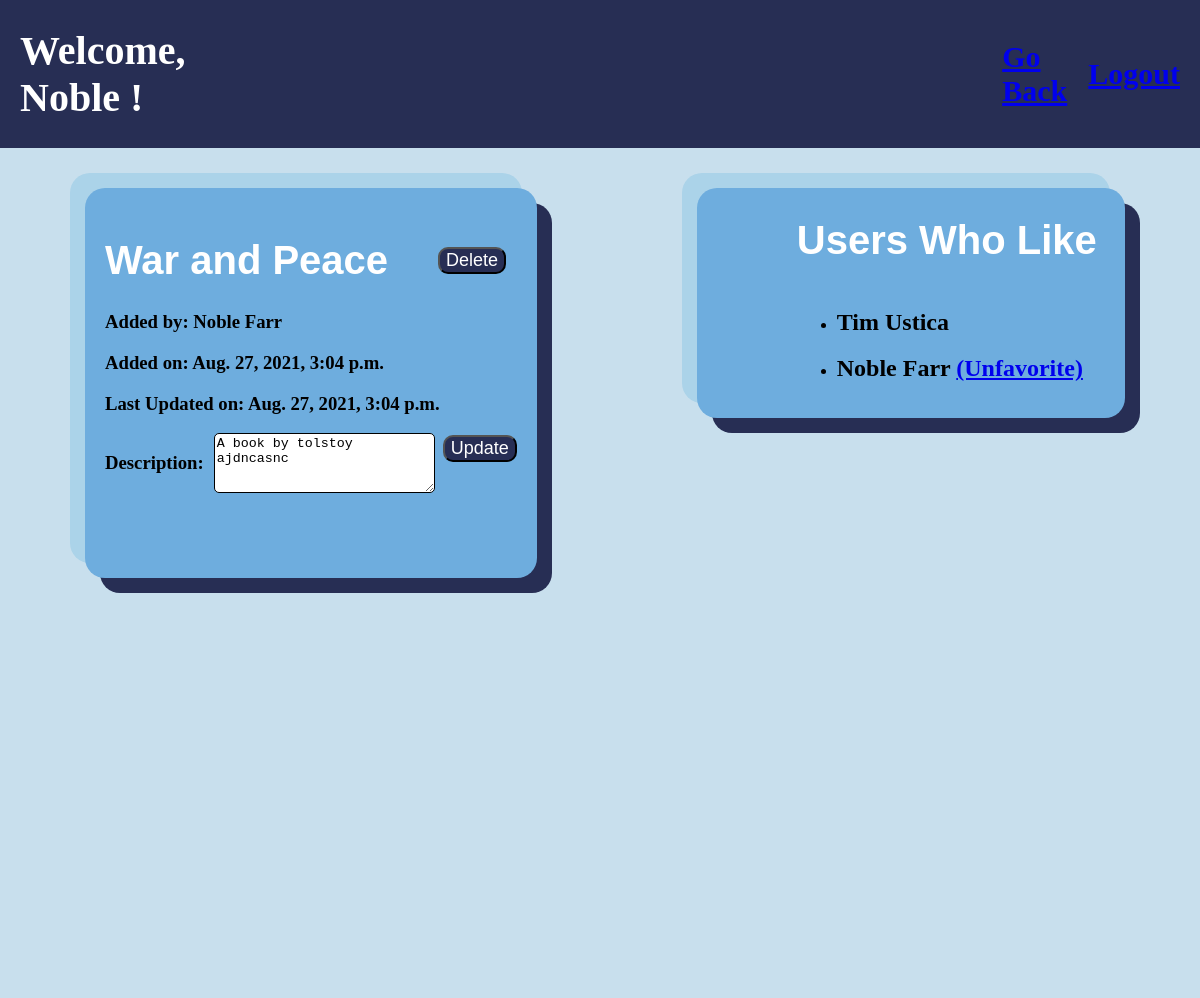
Page /book_page/19 (signed in) on the earlier database version.
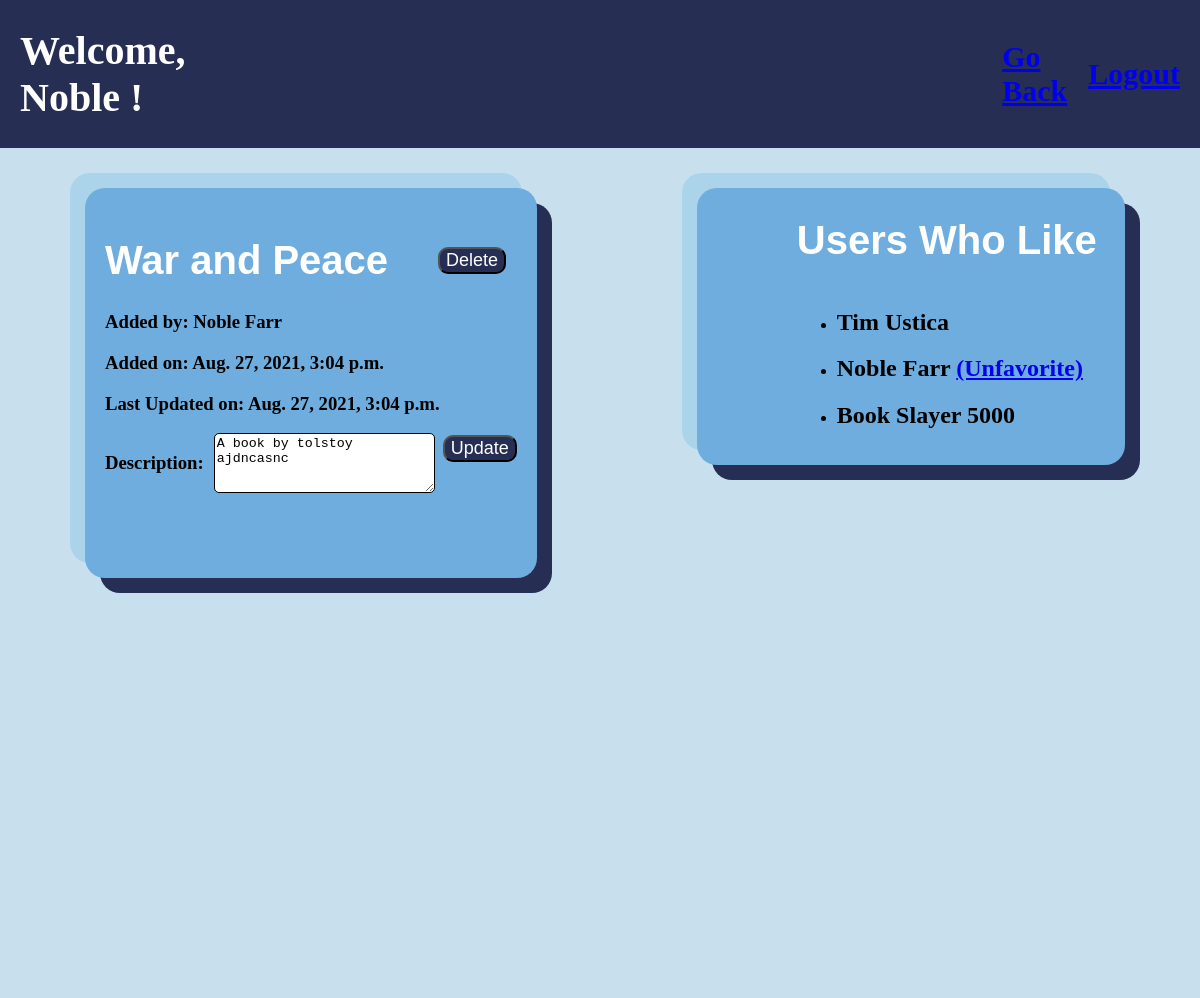
Same page on the later database version.
### books/models.py (models this page shows)
class User(models.Model):
    first_name = models.CharField(max_length=255)
    last_name = models.CharField(max_length=255)
    email = models.CharField(max_length=255)
    password = models.CharField(max_length=255)
    created_at = models.DateTimeField(auto_now_add=True)
    updated_at = models.DateTimeField(auto_now=True)
    objects = UserManager()

### books/views.py (the view)
# urls.py: path('book_page/<int:id>', views.book_page),
def book_page(request, id):
    user = User.objects.get(id=request.session['userid'])
    book = Book.objects.filter(id=id)
    if book:
        current_book = book[0]
    context = {
        "book": current_book,
        "user": user
    }
    return render(request, 'book_page.html', context)

### books/templates/book_page.html (shortened to what this page needs)
<!DOCTYPE html>
<html lang="en">
<head>
    <link rel="stylesheet" href="/static/login_and_register.css">
</head>
<body>
    <div class="header">
        <h1 id="fav_books">Welcome, {{user.first_name}}!</h1>
        <h2 id="go_back"><a href="/favorite_books">Go Back</a></h2>
        <h2 id="logout"><a href="/">Logout</a></h2>
    </div>
    <section id="grid_bookpage">
        <div class="book_container">
            <div action="/login_user">
                <form action="/delete_book/{{book.id}}" method="POST" id="delete_book">
                    <h1 id="register_header">{{book.title}}</h1>
                    {% if book.uploaded_by.id == request.session.userid %}
                        <button id="delete_button">Delete</button>
                    {% endif %}
                </form>
                <div id="view_book_container">
                    <h3 class="book_field">Added by: {{book.uploaded_by.first_name}} {{book.uploaded_by.last_name}}</h3>
                    <h3 class="book_field">Added on: {{book.created_at}}</h3>
                    <h3 class="book_field">Last Updated on: {{book.updated_at}}</h3>
                    {% if book.uploaded_by.id == request.session.userid %}
                        <form action="/edit_book/{{book.id}}" id="description_field" method="POST">
                            <h3 class="book_field">Description: </h3>
                            <textarea name="description" id="edit_description" cols="25" rows="3">{{book.description}}</textarea>
                            <div id="update_buttons">
                                <button class="edit_button">Update</button>
                            </div>
                        </form>
                    {% else %}
                        <h3>Description: {{book.description}}</h3>
                    {% endif %}
                </div>
            </div>
        </div>
        <div class="list_of_books">
            <h1 id="register_header">Users Who Like</h1>
            <ul>
                {% for user in book.users_who_liked.all %}
                    <li><h2>{{user.first_name}} {{user.last_name}}{% if request.session.userid == user.id %} <a href="/unfavorite/{{book.id}}"> (Unfavorite)</a> {% endif %}</h2></li>
                {% endfor %}
            </ul>
        </div>
    </section>
</body>
</html>

Differences in the rows shown:
added User: first_name "Book", last_name "Slayer 5000"
